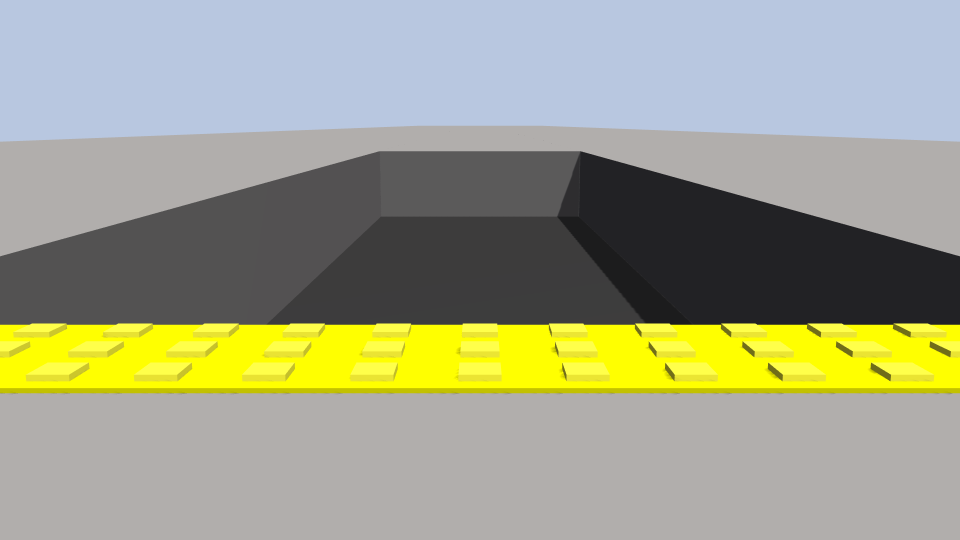
#> input picture experiments/weekend_0823/gazebo/frames/gz_drop1/gz_drop1_cap_extra_h0.3_d1.2_000.png, 1920 x 1080 px, given in place of gz_drop3_cap_extra_h0.3_d1.2_000.png, which was not available (shown at 1/2 size)
$ python leak_check.py
#> lines starting #> are read from the running program, lines starting #| are printed output that depends on the picture; pictures that were not available may be replaced by others from this repository, and a replacement may not be noted
#!/usr/bin/env python3
"""Quantify the gz_drop3 occlusion-leak check (capture_plan.md §4).

`cmp` answers byte-identical / not.  A renderer is allowed to be non-deterministic, so a
byte difference alone does not prove a geometry leak.  This adds the discriminator: the
SAME-world frame-to-frame noise floor (frame 000 vs 001 of one camera in one world) is
measured first, and the hazard-vs-ctrl difference is read against it.

    python3 tools/leak_check.py [world_stem]     default gz_drop3
"""
import glob
import os
import sys

import numpy as np
from PIL import Image

HERE = os.path.dirname(os.path.dirname(os.path.abspath(__file__)))
VIEWS = ["extra_h0.3_d1.2", "preset_h0.3_d2", "preset_h0.3_d5", "preset_h0.3_d10",
         "preset_h0.9_d2", "preset_h0.9_d5", "preset_h0.9_d10",
         "rs_h0.125_d2", "rs_h0.125_d5"]


def load(w, v, i=0):
#> called with w = 'gz_drop3', v = 'extra_h0.3_d1.2', i = 0
    p = os.path.join(HERE, "frames", w, f"{w}_cap_{v}_{i:03d}.png")
    return np.asarray(Image.open(p)).astype(np.int16)
#> call 2 of load, with w = 'gz_drop3_ctrl', v = 'extra_h0.3_d1.2', i = 0
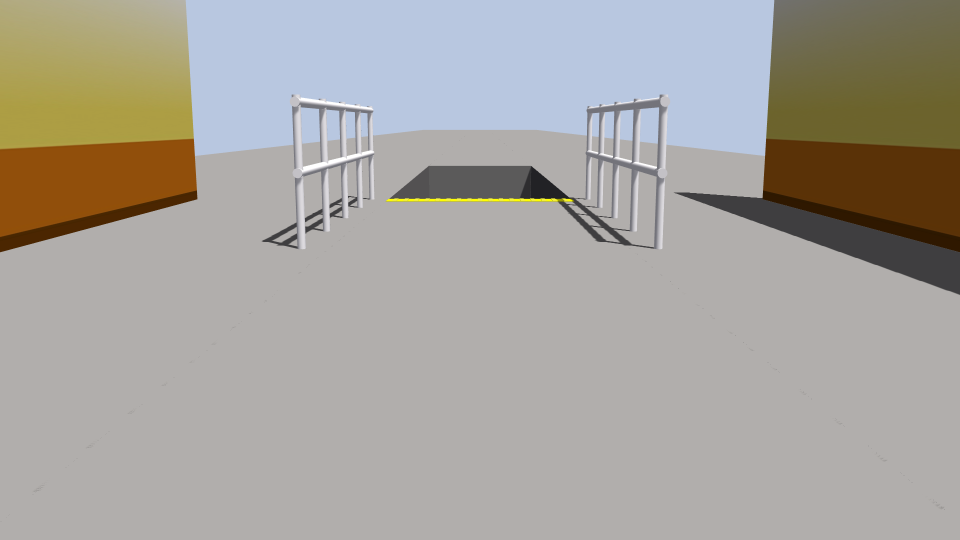
#> input picture experiments/weekend_0823/gazebo/frames/gz_drop1/gz_drop1_cap_preset_h0.9_d10_001.png, 1920 x 1080 px, given in place of gz_drop3_ctrl_cap_extra_h0.3_d1.2_000.png, which was not available (shown at 1/2 size)


def stats(a, b):
    d = np.abs(a - b)
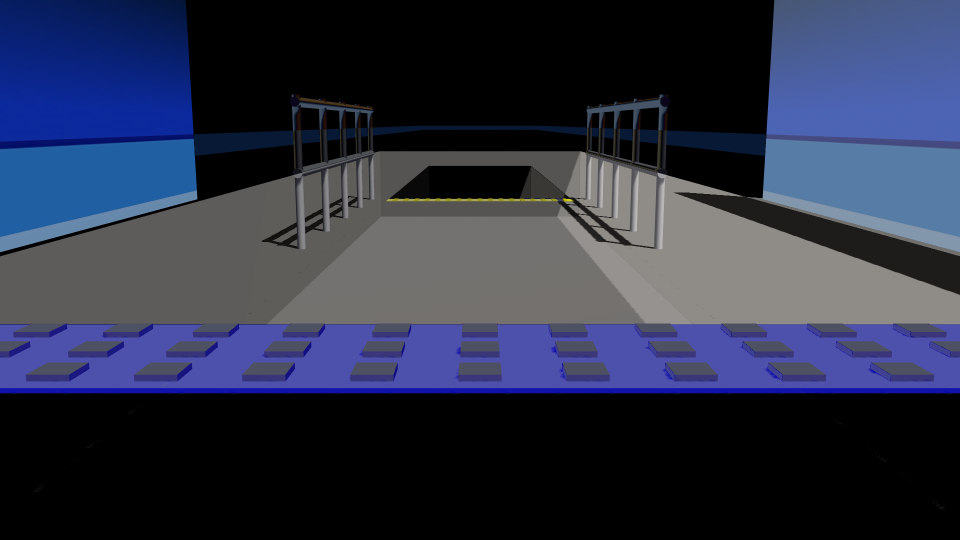
#> d: shape (1080, 1920, 3) int16 (shown at 1/2 size); mean R, G, B 43.8, 49, 70.2
    m = d.max(axis=2)
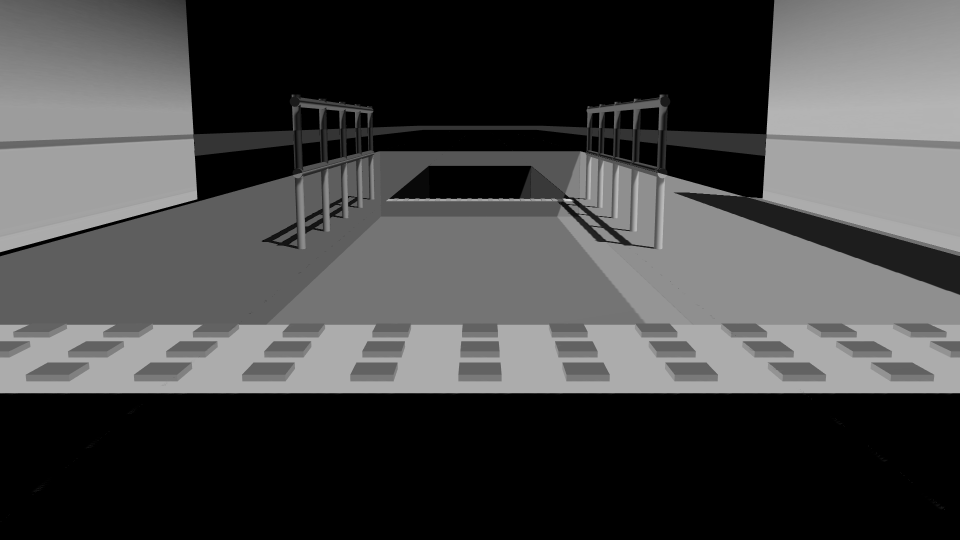
#> m: shape (1080, 1920) int16 (shown at 1/2 size); min 0, max 210, mean 71.5
    return dict(maxabs=int(d.max()), npx=int((m > 0).sum()), npx8=int((m > 8).sum()),
                frac=float((m > 0).mean()))


def main():
    w = sys.argv[1] if len(sys.argv) > 1 else "gz_drop3"
    print(f"{'view':<20} {'H-vs-C maxΔ':>11} {'#px>0':>10} {'#px>8':>9} "
          f"{'noise maxΔ':>10} {'noise#px>0':>11}  verdict")
    for v in VIEWS:
        h, c = load(w, v), load(f"{w}_ctrl", v)
        s = stats(h, c)
#> s = {'maxabs': 210, 'npx': 1159073, 'npx8': 1155470, 'frac': 0.559}
        n = stats(h, load(w, v, 1))            # same world, next frame = noise floor
#> n has the same summary as s
        if s["npx"] == 0:
            verd = "identical"
        elif s["npx8"] <= n["npx8"] and s["maxabs"] <= max(n["maxabs"], 8):
            verd = "within noise floor"
        else:
            verd = "LEAK SUSPECT"
        print(f"{v:<20} {s['maxabs']:>11} {s['npx']:>10} {s['npx8']:>9} "
              f"{n['maxabs']:>10} {n['npx']:>11}  {verd}")
#| extra_h0.3_d1.2              210    1159073   1155470        210     1159073  within noise floor


if __name__ == "__main__":
#> (the run stopped early here; a loop or call above may not have finished)
